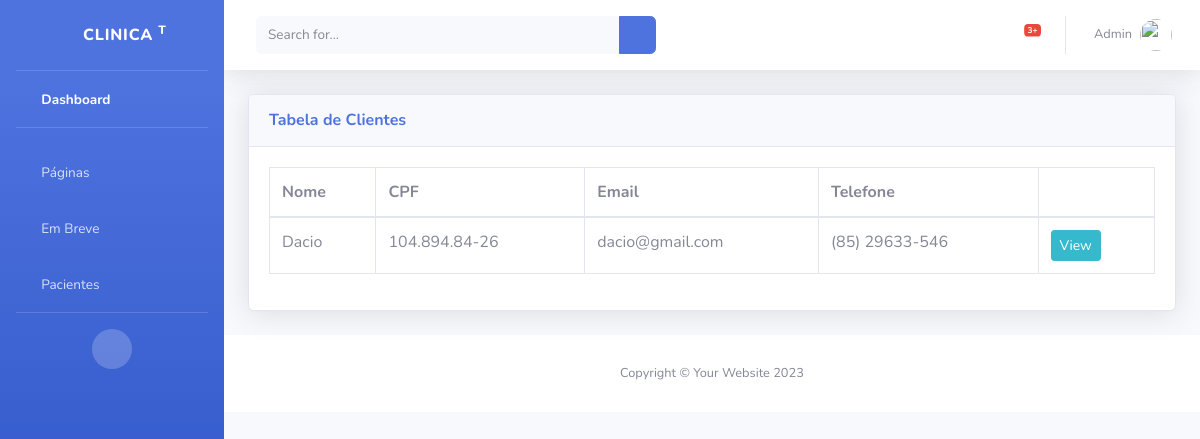
Screenshot of /lista_pacientes/ (signed in) with the database file from the repository.
### base/models.py (models this page shows, shortened)
class Paciente(models.Model):
    nome = models.CharField(max_length=200, null=True)
    cpf = CPFField(max_length=14, unique=True)
    telefone = models.CharField(max_length=11, null=True)
    email = models.EmailField(max_length=200, null=True)
    data_criacao = models.DateTimeField(auto_now_add=True, null=True)
    def cpf_formatado(self):
        return f"{self.cpf[:3]}.{self.cpf[3:6]}.{self.cpf[7:9]}-{self.cpf[9:]}"
    def telefone_formatado(self):
        return f"({self.telefone[:2]}) {self.telefone[2:7]}-{self.telefone[7:11]}"

### base/views.py (the view)
# urls.py: path('lista_pacientes/', views.lista_paciente, name='lista-paciente'),
@login_required(login_url='login')
def lista_paciente(request):
    pacientes = Paciente.objects.all()
    context = {'pacientes': pacientes}
    return render(request, 'lista_paciente.html', context)

### base/templates/lista_paciente.html
{% extends 'main.html' %}
{% block content %}
<div class="container-fluid">
    <div class="card shadow mb-4">
        <div class="card-header py-3">
            <h6 class="m-0 font-weight-bold text-primary">Tabela de Clientes</h6>
        </div>
        <div class="card-body">
            <div class="table-responsive">
                <table class="table table-bordered" id="dataTable" width="100%" cellspacing="0">
                    <thead>
                        <tr>
                            <th>Nome</th>
                            <th>CPF</th>
                            <th>Email</th>
                            <th>Telefone</th>
                            <th></th>
                        </tr>
                    </thead>
                    <tbody>
                        {% for paciente in pacientes %}
                        <tr>
                            <td>{{paciente.nome}}</td>
                            <td>{{paciente.cpf_formatado}}</td>
                            <td>{{paciente.email}}</td>
                            <td>{{paciente.telefone_formatado}}</td>
                            <td><a class="btn btn-sm btn-info" href="{% url 'paciente' paciente.nome %}">View</a></td>
                        {% endfor %}
                </table>
            </div>
        </div>
    </div>
</div>
{% endblock content %}

### base/templates/navbar.html (shortened to what this page needs)
{% load static %}
{% block content %}
<div id="wrapper">
    <ul class="navbar-nav bg-gradient-primary sidebar sidebar-dark accordion" id="accordionSidebar">
        <a class="sidebar-brand d-flex align-items-center justify-content-center" href="{% url 'home' %}">
            <div class="sidebar-brand-icon rotate-n-15">
                <i class="fas fa-laugh-wink"></i>
            </div>
            <div class="sidebar-brand-text mx-3">Clinica <sup>T</sup></div>
        </a>
        <hr class="sidebar-divider my-0">
        <li class="nav-item active">
            <a class="nav-link" href="{% url 'home' %}">
                <i class="fas fa-fw fa-tachometer-alt"></i>
                <span>Dashboard</span></a>
        </li>
        <hr class="sidebar-divider">
        <li class="nav-item">
            <a class="nav-link collapsed" href="#" data-toggle="collapse" data-target="#collapsePages"
                aria-expanded="true" aria-controls="collapsePages">
                <i class="fas fa-fw fa-folder"></i>
                <span>Páginas</span>
            </a>
        </li>
        <li class="nav-item">
            <a class="nav-link" href="#">
                <i class="fas fa-fw fa-chart-area"></i>
                <span>Em Breve</span></a>
        </li>
        <li class="nav-item">
            <a class="nav-link" href="{% url 'lista-paciente' %}">
                <i class="fas fa-fw fa-table"></i>
                <span>Pacientes</span></a>
        </li>
        <hr class="sidebar-divider d-none d-md-block">
        <div class="text-center d-none d-md-inline">
            <button class="rounded-circle border-0" id="sidebarToggle"></button>
        </div>
    </ul>
    <div id="content-wrapper" class="d-flex flex-column">
        <div id="content">
            <nav class="navbar navbar-expand navbar-white bg-white topbar mb-4 static-top shadow">
                <form
                    class="d-none d-sm-inline-block form-inline mr-auto ml-md-3 my-2 my-md-0 mw-100 navbar-search">
                    <div class="input-group">
                        <input type="text" class="form-control bg-light border-0 small" placeholder="Search for..."
                            aria-label="Search" aria-describedby="basic-addon2">
                        <div class="input-group-append">
                            <button class="btn btn-primary" type="button">
                                <i class="fas fa-search fa-sm"></i>
                            </button>
                        </div>
                    </div>
                </form>
                <ul class="navbar-nav ml-auto">
                    <li class="nav-item dropdown no-arrow mx-1">
                        <a class="nav-link dropdown-toggle" href="#" id="alertsDropdown" role="button"
                            data-toggle="dropdown" aria-haspopup="true" aria-expanded="false">
                            <i class="fas fa-bell fa-fw"></i>
                            <span class="badge badge-danger badge-counter">3+</span>
                        </a>
                    </li>
                    <li class="nav-item dropdown no-arrow">
                        <a class="nav-link dropdown-toggle" href="#" id="userDropdown" role="button"
                            data-toggle="dropdown" aria-haspopup="true" aria-expanded="false">
                            <span class="mr-2 d-none d-lg-inline text-gray-600 small">{{request.user|capfirst}}</span>
                            <img class="img-profile rounded-circle"
                                src="{% static 'img/undraw_profile.svg' %}">
                        </a>
                    </li>
                </ul>
            </nav>
{% endblock %}

### rows the page displays
Paciente: nome "Dacio", cpf_formatado "104.894.84-26", email "dacio@gmail.com", telefone_formatado "(85) 29633-546"

### other values shown
{{ request.user|capfirst }} "Admin"
